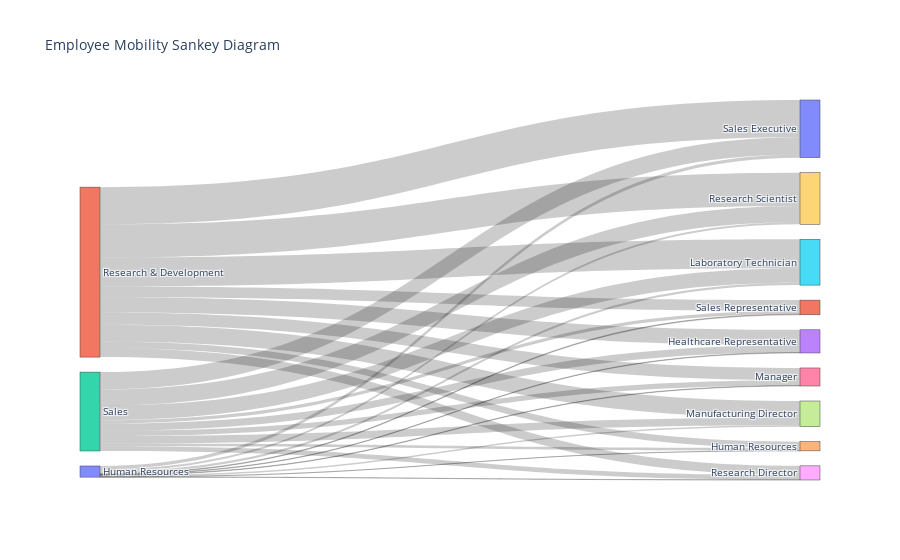

The cell this chart's notebook holds for it:
### Code cell
import plotly.graph_objects as go

# Group the data by department and job role
dept_role = data.groupby(['Department', 'JobRole']).size().reset_index(name='count')

# Create the Sankey diagram
fig = go.Figure(data=[go.Sankey(
    node = {
        "label": dept_role['Department'].unique().tolist() + dept_role['JobRole'].unique().tolist(),
        "pad": 15,
        "thickness": 20,
        "color": "light grey"
    },
    link = {
        "source": dept_role['Department'].map(dict(zip(dept_role['Department'].unique(), range(len(dept_role['Department'].unique()))))),
        "target": dept_role['JobRole'].map(dict(zip(dept_role['JobRole'].unique(), range(len(dept_role['Department'].unique()), len(dept_role['Department'].unique()) + len(dept_role['JobRole'].unique()))))) ,
        "value": dept_role['count']
    })])

fig.update_layout(title_text="Employee Mobility Sankey Diagram", font_size=10)
fig.show()

### Figure 1 — Plotly figure (JSON) as saved in the notebook; plotly's stock layout.template omitted (floating-point values rounded to 4 significant figures)
{"data": [{"link": {"source": [0, 0, 0, 0, 0, 0, 0, 0, 0, 1, 1, 1, 1, 1, 1, 1, 1, 1, 2, 2, 2, 2, 2, 2, 2, 2, 2], "target": [3, 4, 5, 6, 7, 8, 9, 10, 11, 3, 4, 5, 6, 7, 8, 9, 10, 11, 3, 4, 5, 6, 7, 8, 9, 10, 11], "value": [9, 3, 39, 9, 24, 3, 36, 54, 12, 261, 108, 492, 207, 285, 156, 564, 630, 180, 123, 45, 246, 90, 126, 81, 276, 294, 57]}, "node": {"color": "light grey", "label": ["Human Resources", "Research & Development", "Sales", "Healthcare Representative", "Human Resources", "Laboratory Technician", "Manager", "Manufacturing Director", "Research Director", "Research Scientist", "Sales Executive", "Sales Representative"], "pad": 15, "thickness": 20}, "type": "sankey"}], "layout": {"font": {"size": 10}, "title": {"text": "Employee Mobility Sankey Diagram"}}}
